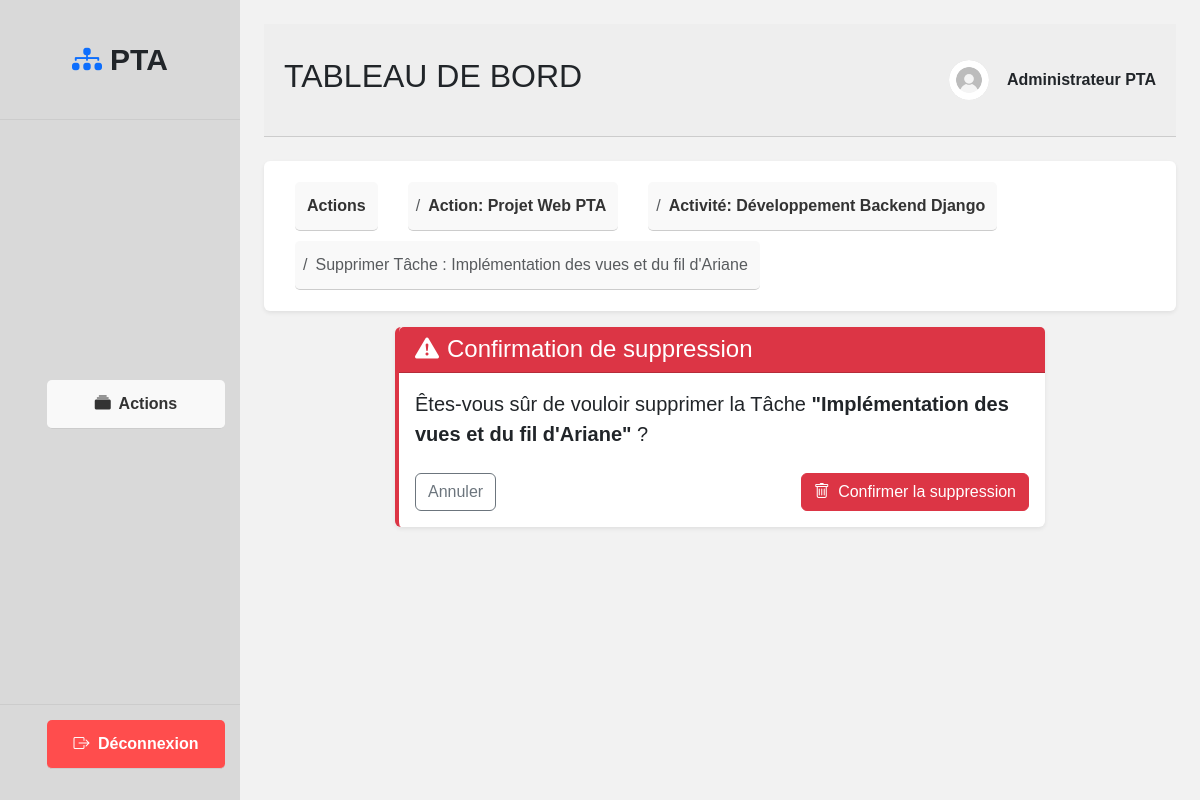
Screenshot of /taches/3/supprimer/ (signed in) with the database file from the repository.
### Action/models.py (models this page shows, shortened)
class Tache(models.Model):
    activite = models.ForeignKey(
        Activite,
        on_delete=models.CASCADE,
        related_name='taches',
        verbose_name="Activité parente"
    )
    nom = models.CharField(max_length=255, verbose_name="Nom de la tâche")
    description = models.TextField(blank=True, null=True, verbose_name="Description")
    statut = models.CharField(
        max_length=20,
        choices=StatutChoices.choices,
        default=StatutChoices.NON_REALISE,
        verbose_name="Statut"
    )
    priorite = models.CharField(
        max_length=20,
        choices=PrioriteChoices.choices,
        default=PrioriteChoices.MOYENNE,
        verbose_name="Priorité"
    )
    date_creation = models.DateTimeField(default=timezone.now, verbose_name="Date de création")
    class Meta:
        ordering = ['-date_creation']
        verbose_name = "Tâche"
        verbose_name_plural = "Tâches"

class Activite(models.Model):
    action = models.ForeignKey(
        Action,
        on_delete=models.CASCADE,
        related_name='activites',
        verbose_name="Action parente"
    )
    nom = models.CharField(max_length=255, verbose_name="Nom de l'activité")
    description = models.TextField(blank=True, null=True, verbose_name="Description")
    statut = models.CharField(
        max_length=20,
        choices=StatutChoices.choices,
        default=StatutChoices.NON_REALISE,
        verbose_name="Statut"
    )
    date_creation = models.DateTimeField(default=timezone.now, verbose_name="Date de création")
    class Meta:
        ordering = ['-date_creation']
        verbose_name = "Activité"
        verbose_name_plural = "Activités"

class Action(models.Model):
    nom = models.CharField(max_length=255, verbose_name="Nom de l'action")
    description = models.TextField(blank=True, null=True, verbose_name="Description")
    statut = models.CharField(
        max_length=20,
        choices=StatutChoices.choices,
        default=StatutChoices.NON_REALISE,
        verbose_name="Statut"
    )
    date_creation = models.DateTimeField(default=timezone.now, verbose_name="Date de création")
    class Meta:
        ordering = ['-date_creation']
        verbose_name = "Action"
        verbose_name_plural = "Actions"

### Action/views.py (the view)
# urls.py: path('taches/<int:tache_id>/supprimer/', views.supprimer_tache, name='supprimer_tache'),
@login_required
def supprimer_tache(request, tache_id):
    tache = get_object_or_404(Tache, id=tache_id)
    activite_id = tache.activite.id
    if request.method == "POST":
        nom = tache.nom
        tache.delete()
        messages.success(request, f"La tâche '{nom}' a été supprimée.")
        return redirect('liste_taches', activite_id=activite_id)
    return render(request, 'action/supprimer_tache.html', {'tache': tache})

### Action/templates/action/supprimer_tache.html (shortened to what this page needs)
{% extends 'base/base.html' %}
{% load static %}
{% block content %}
<div class="content">
  <div class="sous-container1">
    <div class="logo"><i class="bi bi-diagram-3-fill me-2 text-primary"></i> PTA</div>
    <nav>
      <ul>
        <li><a href="{% url 'liste_action' %}"><i class="bi bi-collection-fill me-1"></i> Actions</a></li>
      </ul>
    </nav>
    <div class="btn_deconnexion">
      <ul>
        <li><a href="#"><i class="bi bi-box-arrow-right me-1"></i> Déconnexion</a></li>
      </ul>
    </div>
  </div>
  <div class="sous-container2 p-4">
    <div class="sous-container2-haut mb-4">
      <h2>TABLEAU DE BORD</h2>
      <div class="profil">
        <img src="{% static 'images/profil.png' %}" alt="Profil" onerror="this.src='https://ui-avatars.com/api/?name=Admin+PTA&background=0D6EFD&color=fff'">
        <p class="mb-0 ms-2 fw-semibold">Administrateur PTA</p>
      </div>
    </div>
    <nav aria-label="breadcrumb">
      <ol class="breadcrumb bg-white p-3 rounded shadow-sm">
        <li class="breadcrumb-item"><a href="{% url 'liste_action' %}">Actions</a></li>
        <li class="breadcrumb-item"><a href="{% url 'liste_activites' tache.activite.action.id %}">Action: {{ tache.activite.action.nom }}</a></li>
        <li class="breadcrumb-item"><a href="{% url 'liste_taches' tache.activite.id %}">Activité: {{ tache.activite.nom }}</a></li>
        <li class="breadcrumb-item active" aria-current="page">Supprimer Tâche : {{ tache.nom }}</li>
      </ol>
    </nav>
    <div class="card shadow-sm border-0 border-start border-4 border-danger mx-auto" style="max-width: 650px;">
      <div class="card-header bg-danger text-white">
        <h4 class="mb-0"><i class="bi bi-exclamation-triangle-fill me-2"></i>Confirmation de suppression</h4>
      </div>
      <div class="card-body">
        <p class="fs-5">Êtes-vous sûr de vouloir supprimer la Tâche <strong>"{{ tache.nom }}"</strong> ?</p>
        <form method="POST">
          <div class="d-flex justify-content-between mt-4">
            <a href="{% url 'liste_taches' tache.activite.id %}" class="btn btn-outline-secondary">Annuler</a>
            <button type="submit" class="btn btn-danger"><i class="bi bi-trash me-1"></i> Confirmer la suppression</button>
          </div>
        </form>
      </div>
    </div>
  </div>
</div>
{% endblock %}

### static/css/style.css (style rules this page uses)
* { padding: 0; margin: 0; box-sizing: border-box; font-family: Arial, sans-serif; }
.content { display: flex; flex-direction: row; justify-content: space-between; align-items: center; height: 100vh; width: 100%; }
.sous-container1 { width: 20%; height: 100%; background-color: #D9D9D9; display: flex; flex-direction: column; justify-content: space-between; }
.sous-container2 { width: 80%; height: 100%; background-color: #F2F2F2; }
.logo { width: 100%; height: 15%; display: flex; justify-content: center; align-items: center; background-color: #d9d9d9; font-size: 30px; font-weight: bold; border-bottom: 1px solid #ccc; }
ul { width: 100%; height: 100%; display: flex; flex-direction: column; justify-content: space-between; }
li { list-style: none; padding: 12px; text-align: center; border-bottom: 1px solid #ccc; margin: 5px 15px; background-color: #f9f9f9; border-radius: 5px; }
a { text-decoration: none; color: #333; font-weight: bold; }
.btn_deconnexion { border-top: solid 1px #ccc; padding: 10px 0px; }
.btn_deconnexion li { background-color: #ff4d4d; border-radius: 5px; }
.btn_deconnexion li a { color: #fff; }
.sous-container2-haut { width: 100%; height: 15%; display: flex; justify-content: space-between; align-items: center; background-color: #eee; border-bottom: 1px solid #ccc; padding: 0px 20px; }
.profil { display: flex; align-items: center; }
.profil img { width: 40px; height: 40px; border-radius: 50%; margin-right: 10px; background-color: #ccc; }

### rows the page displays
Tache: activite.action.nom "Projet Web PTA", activite.nom "Développement Backend Django", nom "Implémentation des vues et du fil d'Ariane"
